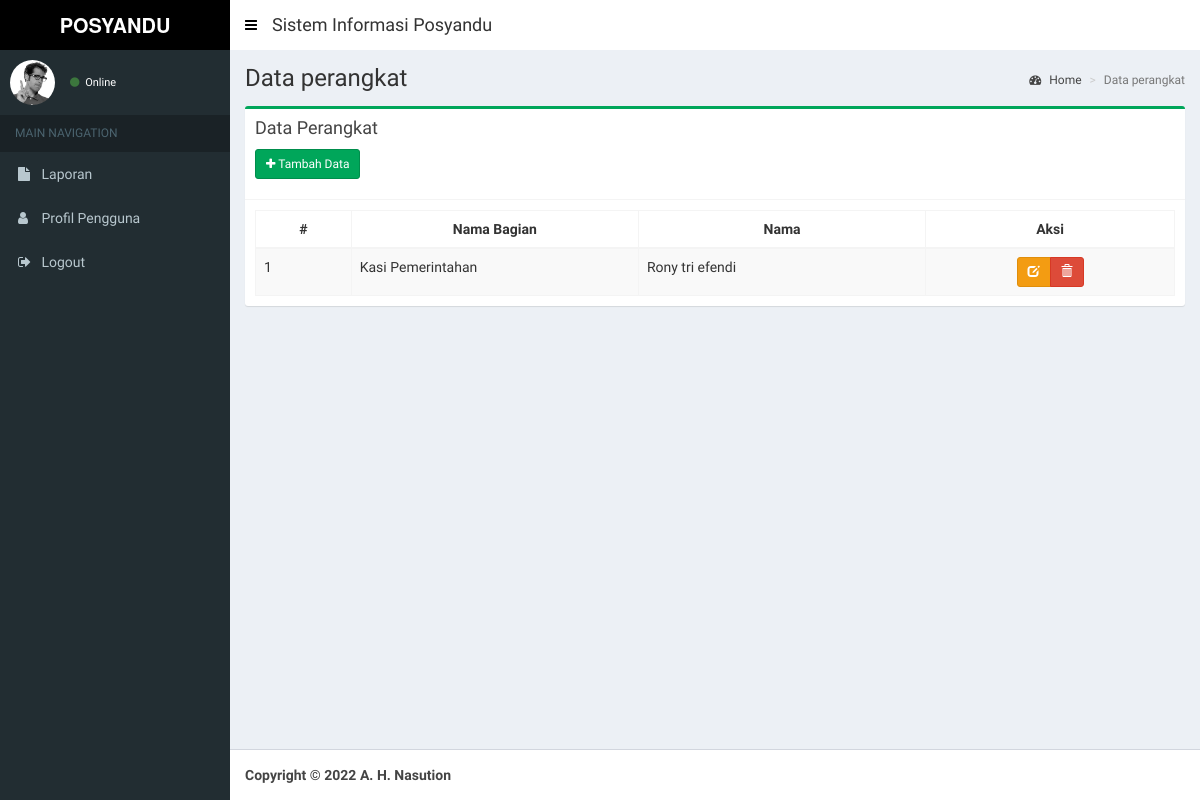
The page /index.php/perangkat on the database as committed earlier.
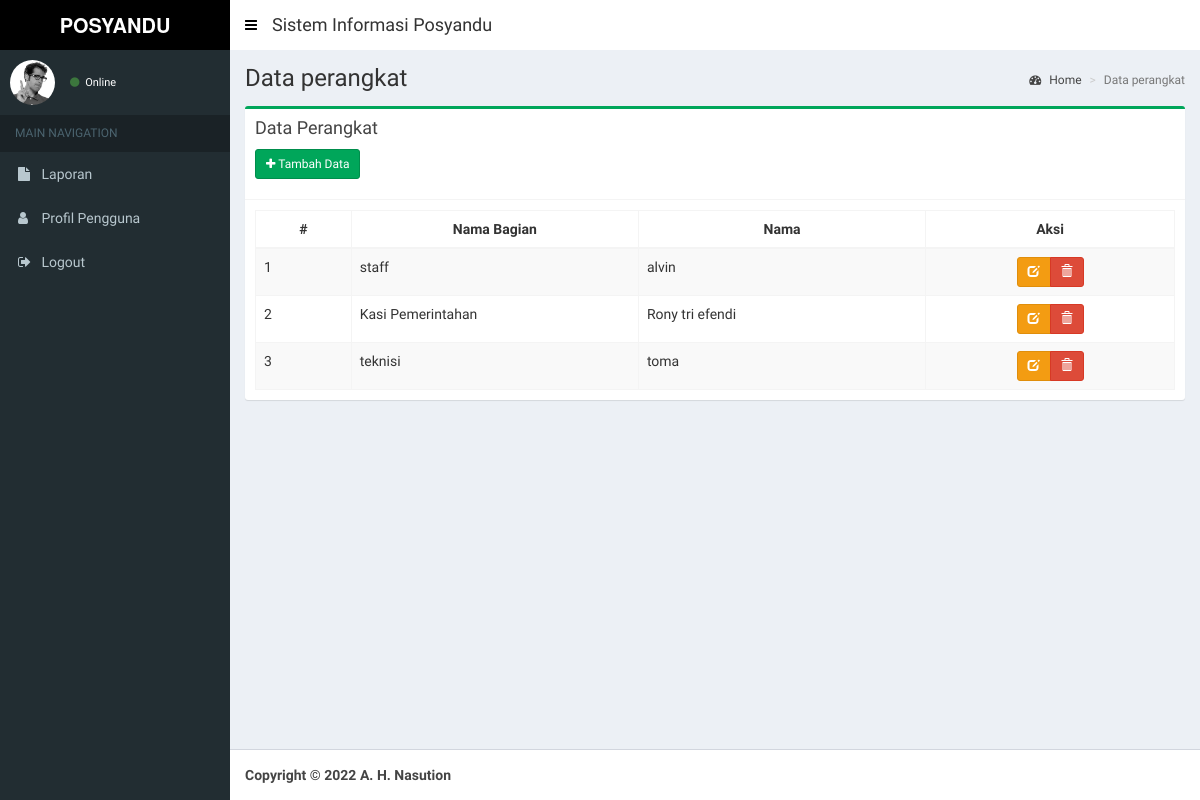
The same page on the database as committed later.
### tables this page shows
CREATE TABLE `perangkat` (
  `id_bagian` int NOT NULL,
  `nama_bagian` varchar(30) NOT NULL,
  `nama` varchar(50) NOT NULL
);

### application/views/layout/v_content.php (called while the page is built, shortened)
 	<?php
	if ($content)
	{
		$this->load->view($content);
	}
?>

### application/controllers/Perangkat.php (called while the page is built, shortened)
<?php
class Perangkat extends CI_Controller {
	public function __construct()
	{
		$this->load->model('Perangkat_model', 'perangkat');
		$this->load->helper('tgl_indo');
		$this->load->helper('security');
	}
	public function index()
	{
		$data = array(
			'title'			=> 'SISTEM SURAT',
			'judul'			=> 'Data perangkat',
			'data' 			=> $this->perangkat->tabel()->result(),
			'content'		=> 'perangkat/v_content',
			'ajax'	 		=> 'perangkat/v_ajax'
		);
		$this->load->view('layout/v_wrapper', $data, FALSE);
	}
}

### index.php (called while the page is built, shortened)
<?php
require_once BASEPATH.'core/CodeIgniter.php';

### application/models/Perangkat_model.php (called while the page is built, shortened)
<?php
class Perangkat_model extends CI_Model {
	public function tabel($where = null)
	{
		if($where == null){
			$this->db->select('*');
			$this->db->from('perangkat');
			$this->db->order_by('perangkat.id_bagian', 'Asc');
			$query = $this->db->get();
		}else{
			$this->db->select('*');
			$this->db->from('perangkat');
			$this->db->order_by('perangkat.id_bagian', 'Asc');
			$this->db->where($where);
			$query = $this->db->get();
		}
		return $query;
	}
}

### application/views/perangkat/v_content.php (the view, shortened to what this page needs)
<section class="content-header">
  <h1>
    <?= $judul ?>
  </h1>
  <ol class="breadcrumb">
    <li><a href="<?= base_url() ?>dashboard"><i class="fa fa-dashboard"></i> Home</a></li>
    <li class="active"><?= $judul ?></li>
  </ol>
</section>
<section class="content">
  <div class="row">
    <div class="col-xs-12">
      <div class="box box-success">
        <div class="box-header with-border">
          <h3 class="box-title">Data Perangkat</h3>
          <div style="padding-top: 10px;">
          <p><a href="<?= base_url(); ?>perangkat/add" class="btn btn-sm btn-success icon-btn"><i class="fa fa-plus"></i> Tambah Data</a></p>
          </div>
        </div>
        <div class="box-body">
          <table id="example1" class="table table-bordered table-striped" style="width: 100%;">
              <thead>
                  <tr>
                      <th style="width: 5%;text-align: center;">#</th>
                      <th style="width: 15%;text-align: center;">Nama Bagian</th>
                      <th style="width: 15%;text-align: center;">Nama</th>
                      <th style="width: 13%;text-align: center;">Aksi</th>
                  </tr>
              </thead>
              <tbody>
                  <?php $total= 0; $no=1; foreach($data as $row){  ?>
                  <tr>
                      <td><?= $no++ ?></td>
                      <td><?= $row->nama_bagian ?></td>
                      <td><?= $row->nama ?></td>
                      <td style="text-align: center;">
                          <form action="<?= base_url() ?>perangkat/delete/<?= $row->id_bagian ?>" method="post">
                              <div class="btn-group">
                                  <a href="<?= base_url() ?>perangkat/edit/<?= $row->id_bagian ?>" class=" btn btn-sm btn-warning" data-toggle="tooltip" title="Edit"><span class="glyphicon glyphicon-edit"></span></a>
                                  <button class="btn btn-sm btn-danger" type="submit" onclick="return confirm('Yakin ingin menghapus data?')" data-toggle="tooltip" title="Hapus"><span class="glyphicon glyphicon-trash"></span></button>
                              </div>
                          </form>
                      </td>
                  </tr>
                <?php } ?>
              </tbody>
          </table>
        </div>
      </div>
    </div>
  </div>
</section>

Rows that differ between the two databases and show on the page:
added perangkat: nama_bagian "staff", nama "alvin"
added perangkat: nama_bagian "teknisi", nama "toma"
